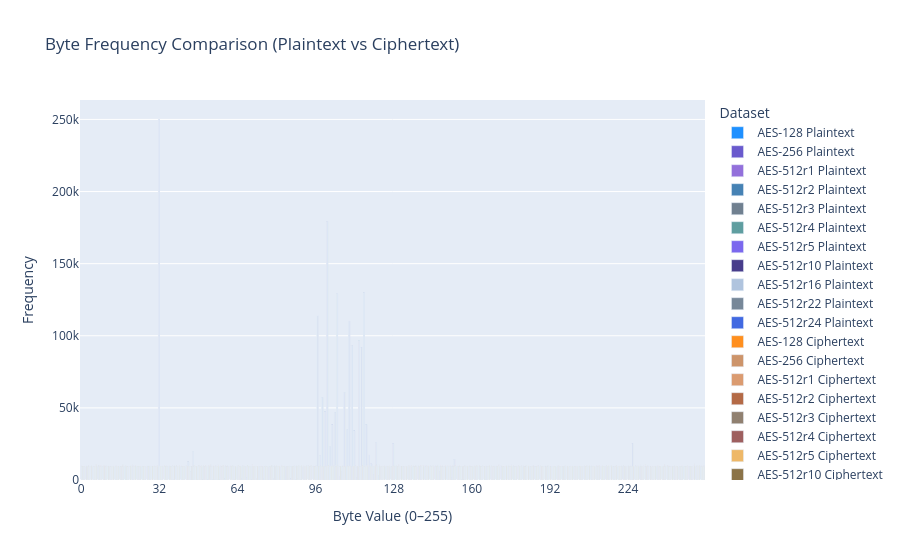
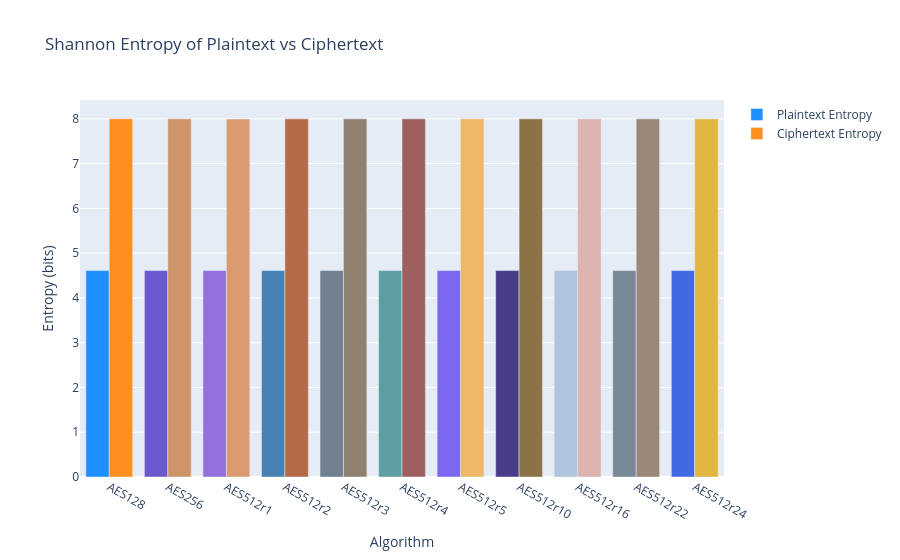

The code cell stored with these charts, in order, in its notebook:
### Code cell
'''just use bytes dont worry about characters'''
'''Skeleton&plots by GPT initially but later modified'''
'''STILL NEED AVALANCHE'''

def compute_stats(df: pl.DataFrame, alg: Algorithm):
    # Filter to a single algorithm
    df_alg = df.filter(pl.col("alg") == alg.name)

    # Convert normalized floats (0.0–1.0) back to byte integers (0–255)
    # df_alg = df_alg.with_columns([
    #     pl.col("plaintext").flatten().flatten().list.eval((pl.element()*255).cast(pl.UInt8), parallel=True).alias('p_bytes'),
    #     pl.col("ciphertext").flatten().flatten().list.eval((pl.element()*255).cast(pl.UInt8), parallel=True).alias('c_bytes')
    # ])
    '''plaintext is now original byte string'''
    df_p = df_alg.select(
        pl.col('plaintext').map_elements(lambda x: list(x)).explode().alias('byte')
    )

    df_c = df_alg.select(
        pl.col("ciphertext").flatten().flatten().list.eval((pl.element()*255).cast(pl.UInt8), parallel=True).explode().alias('byte')
    )


    # Frequency count of each byte value (0–255)
    p_freq = df_p.group_by("byte").len(name = 'p_count')
    c_freq = df_c.group_by("byte").len(name = 'c_count')
    #print(p_freq)
    #print(c_freq)

    full_bytes = pl.DataFrame({'byte': list(range(256))}).with_columns(pl.col("byte").cast(pl.UInt8))

    p_freq = full_bytes.join(
        df_p.group_by("byte").len().rename({"len": "p_count"}),
        on="byte",
        how="left"
    ).fill_null(0)

    c_freq = full_bytes.join(
        df_c.group_by("byte").len().rename({"len": "c_count"}),
        on="byte",
        how="left"
    ).fill_null(0)


    # Merge PT and CT frequencies, filling in 0 for missing bytes
    freqs = p_freq.join(c_freq, on="byte", how="inner").fill_null(0)

    # Add dense ranks (most frequent = rank 1)
    # Dont skip ranks, ties get the same number ie if two tied for first the next most frequent gets rank 2
    freqs = freqs.with_columns([
        pl.col("p_count").rank("dense").alias("p_rank"),
        pl.col("c_count").rank("dense").alias("c_rank"),
        (pl.col("p_count") / pl.col("p_count").sum()).alias("p_prob"),
        (pl.col("c_count") / pl.col("c_count").sum()).alias("c_prob"),
    ])
   # print(freqs)


    # Shannon Entropy of ciphertext:
    # Measures how "random-looking" the ciphertext byte distribution is.
    # Higher values (closer to 8 bits) = better diffusion.
    '''double check eq maybe find library func?'''
    c_entropy_terms = freqs.filter(pl.col("c_prob") > 0).with_columns(
        (-pl.col("c_prob") * pl.col("c_prob").log(base=2)).alias("c_entropy_term")
    )
    p_entropy_terms = freqs.filter(pl.col("p_prob") > 0).with_columns(
        (-pl.col("p_prob") * pl.col("p_prob").log(base=2)).alias("p_entropy_term")
    )
    c_entropy = c_entropy_terms["c_entropy_term"].sum()
    p_entropy = p_entropy_terms["p_entropy_term"].sum()

    # Kendall’s Tau Rank Correlation:
    # Measures how similar the byte frequency ordering is between plaintext and ciphertext.
    # A value near 0 = low correlation = good diffusion.
    tau, _ = kendalltau(freqs["p_rank"].to_numpy(), freqs["c_rank"].to_numpy())

    return freqs, c_entropy, p_entropy, tau


results = {}
for alg in algs:
    freqs, c_entropy, p_entropy, tau = compute_stats(df, alg)
    results[alg.name] = {
        "freqs": freqs,
        "c_entropy": c_entropy,
        "p_entropy": p_entropy,
        "tau": tau,
    }
    print(f"\n=== {alg} ===")
    print(f"Shannon Entropy Plaintext: {p_entropy:.4f} bits")
    print(f"Shannon Entropy Ciphertext: {c_entropy:.4f} bits")
    print(f"Kendall's Tau: {tau:.4f} (lower = better diffusion)")

# colors = ['#1f77b4', '#17becf', '#9467bd', '#7f7f7f']
# colors = [
#     "#4B8BBE",  # Python blue
#     "#6A5ACD",  # Slate blue (soft purple hue)
#     "#778899",  # Light slate gray
#     "#8A2BE2",  # Blue violet
#     "#5F9EA0",  # Cadet blue (muted teal)
#     "#708090",  # Slate gray
# ]

# complementary_colors = [
#     "#E07B39",  # Complement to #4B8BBE (Python Blue)
#     "#CD975A",  # Complement to #6A5ACD (Slate Blue)
#     "#DDA87B",  # Complement to #778899 (Light Slate Grey)
#     "#E27B9C",  # Complement to #8A2BE2 (Blue Violet)
#     "#D9885B",  # Complement to #5F9EA0 (Cadet Blue)
#     "#D9A066",  # Complement to #708090 (Slate Grey)
# ]

colors = [
    "#1E90FF",  # Dodger Blue
    "#6A5ACD",  # Slate Blue
    "#9370DB",  # Medium Purple
    "#4682B4",  # Steel Blue
    "#708090",  # Slate Gray
    "#5F9EA0",  # Cadet Blue
    "#7B68EE",  # Medium Slate Blue
    "#483D8B",  # Dark Slate Blue
    "#B0C4DE",  # Light Steel Blue
    "#778899",  # Light Slate Gray
    "#4169E1"   # Royal Blue
]

complementary_colors = [
    "#FF8F1E",  # Complement of Dodger Blue
    "#CD946A",  # Complement of Slate Blue
    "#DB9B70",  # Complement of Medium Purple
    "#B46A46",  # Complement of Steel Blue
    "#908070",  # Complement of Slate Gray
    "#9E5F5F",  # Complement of Cadet Blue
    "#EEB868",  # Complement of Medium Slate Blue
    "#8B7348",  # Complement of Dark Slate Blue
    "#DEB4B0",  # Complement of Light Steel Blue
    "#998877",  # Complement of Light Slate Gray
    "#E1B741"   # Complement of Royal Blue
]



# Byte Frequency Comparison
freq_fig = go.Figure()

# # AES-128 plaintext
# freq_fig.add_trace(go.Bar(
#     x=results['128']['freqs']['byte'],
#     y=results['128']['freqs']['p_count'],
#     name='AES-128 Plaintext',
#     marker_color=colors[0]
# ))

# # AES-128 ciphertext
# freq_fig.add_trace(go.Bar(
#     x=results['128']['freqs']['byte'],
#     y=results['128']['freqs']['c_count'],
#     name='AES-128 Ciphertext',
#     marker_color=colors[1]
# ))

# # AES-256 plaintext
# freq_fig.add_trace(go.Bar(
#     x=results['256']['freqs']['byte'],
#     y=results['256']['freqs']['p_count'],
#     name='AES-256 Plaintext',
#     marker_color=colors[2]
# ))

# # AES-256 ciphertext
# freq_fig.add_trace(go.Bar(
#     x=results['256']['freqs']['byte'],
#     y=results['256']['freqs']['c_count'],
#     name='AES-256 Ciphertext',
#     marker_color=colors[3]
# ))

for i in range(len(algs)):
    freq_fig.add_trace(go.Bar(
    x=results[algs[i].name]['freqs']['byte'],
    y=results[algs[i].name]['freqs']['p_count'],
    name=f'AES-{algs[i].name} Plaintext',
    marker_color=colors[i]
    ))
for i in range(len(algs)):
    freq_fig.add_trace(go.Bar(
    x=results[algs[i].name]['freqs']['byte'],
    y=results[algs[i].name]['freqs']['c_count'],
    name=f'AES-{algs[i].name} Ciphertext',
    marker_color=complementary_colors[i]
    ))

# Layout adjustments
freq_fig.update_layout(
    barmode='group',  # group bars side by side
    title='Byte Frequency Comparison (Plaintext vs Ciphertext)',
    xaxis_title='Byte Value (0–255)',
    yaxis_title='Frequency',
    xaxis=dict(tickmode='linear', tick0=0, dtick=32),
    legend_title='Dataset',
    bargap=0.2
)

# Entropy Comparison
entropy_fig = go.Figure()
# entropy_fig.add_trace(go.Bar(
#     #x=["AES128 Plaintext", "AES128 Ciphertext", "AES256 Plaintext", "AES256 Ciphertext"],
#     x = [f"AES{alg.name} Plaintext" for alg in algs] + [f"AES{alg.name} Ciphertext" for alg in algs],
#     #y=[results["128"]["p_entropy"], results["128"]["c_entropy"], results["256"]["p_entropy"], results["256"]["c_entropy"]],
#     y=[results[alg.name]['p_entropy'] for alg in algs] + [results[alg.name]['c_entropy'] for alg in algs],
#     marker_color=colors[:len(algs)]
# ))
# entropy_fig.update_layout(
#     title="Shannon Entropy of Ciphertext",
#     yaxis_title="Entropy (bits)",
#     xaxis_title="Algorithm"
# )
# X labels (e.g., AES128, AES256, etc.)
x_labels = [f"AES{alg.name}" for alg in algs]

# Plaintext entropy bar
entropy_fig.add_trace(go.Bar(
    name="Plaintext Entropy",
    x=x_labels,
    y=[results[alg.name]['p_entropy'] for alg in algs],
    marker_color=colors[:len(algs)]
))

# Ciphertext entropy bar
entropy_fig.add_trace(go.Bar(
    name="Ciphertext Entropy",
    x=x_labels,
    y=[results[alg.name]['c_entropy'] for alg in algs],
    marker_color=complementary_colors[:len(algs)]  # Optional: could use different colors if preferred
))

# Layout with grouped bars
entropy_fig.update_layout(
    barmode='group',
    title="Shannon Entropy of Plaintext vs Ciphertext",
    yaxis_title="Entropy (bits)",
    xaxis_title="Algorithm"
    #template="plotly_white"
)

# Kendall’s Tau Comparison
tau_fig = go.Figure()
tau_fig.add_trace(go.Bar(
    x=[alg.name for alg in algs],
    y=[results[alg.name]["tau"] for alg in algs],
    marker_color=colors[:len(algs)]
))
tau_fig.update_layout(
    title="Kendall's Tau Correlation (PT vs CT Byte Frequencies)",
    yaxis_title="Tau (lower = better diffusion)",
    xaxis_title="Algorithm"
)

# Show all plots
freq_fig.show()
entropy_fig.show()
tau_fig.show()

### Figure 1 — Plotly figure (JSON) as saved in the notebook; plotly's stock layout.template omitted (floating-point values rounded to 4 significant figures; data arrays with more than 128 entries replaced by an {"elided": "..."} marker saying what was removed)
{"data": [{"marker": {"color": "#1E90FF"}, "name": "AES-128 Plaintext", "type": "bar", "x": {"elided": "256 int values"}, "y": {"elided": "256 int values"}}, {"marker": {"color": "#6A5ACD"}, "name": "AES-256 Plaintext", "type": "bar", "x": {"elided": "256 int values"}, "y": {"elided": "256 int values"}}, {"marker": {"color": "#9370DB"}, "name": "AES-512r1 Plaintext", "type": "bar", "x": {"elided": "256 int values"}, "y": {"elided": "256 int values"}}, {"marker": {"color": "#4682B4"}, "name": "AES-512r2 Plaintext", "type": "bar", "x": {"elided": "256 int values"}, "y": {"elided": "256 int values"}}, {"marker": {"color": "#708090"}, "name": "AES-512r3 Plaintext", "type": "bar", "x": {"elided": "256 int values"}, "y": {"elided": "256 int values"}}, {"marker": {"color": "#5F9EA0"}, "name": "AES-512r4 Plaintext", "type": "bar", "x": {"elided": "256 int values"}, "y": {"elided": "256 int values"}}, {"marker": {"color": "#7B68EE"}, "name": "AES-512r5 Plaintext", "type": "bar", "x": {"elided": "256 int values"}, "y": {"elided": "256 int values"}}, {"marker": {"color": "#483D8B"}, "name": "AES-512r10 Plaintext", "type": "bar", "x": {"elided": "256 int values"}, "y": {"elided": "256 int values"}}, {"marker": {"color": "#B0C4DE"}, "name": "AES-512r16 Plaintext", "type": "bar", "x": {"elided": "256 int values"}, "y": {"elided": "256 int values"}}, {"marker": {"color": "#778899"}, "name": "AES-512r22 Plaintext", "type": "bar", "x": {"elided": "256 int values"}, "y": {"elided": "256 int values"}}, {"marker": {"color": "#4169E1"}, "name": "AES-512r24 Plaintext", "type": "bar", "x": {"elided": "256 int values"}, "y": {"elided": "256 int values"}}, {"marker": {"color": "#FF8F1E"}, "name": "AES-128 Ciphertext", "type": "bar", "x": {"elided": "256 int values"}, "y": {"elided": "256 int values"}}, {"marker": {"color": "#CD946A"}, "name": "AES-256 Ciphertext", "type": "bar", "x": {"elided": "256 int values"}, "y": {"elided": "256 int values"}}, {"marker": {"color": "#DB9B70"}, "name": "AES-512r1 Ciphertext", "type": "bar", "x": {"elided": "256 int values"}, "y": {"elided": "256 int values"}}, {"marker": {"color": "#B46A46"}, "name": "AES-512r2 Ciphertext", "type": "bar", "x": {"elided": "256 int values"}, "y": {"elided": "256 int values"}}, {"marker": {"color": "#908070"}, "name": "AES-512r3 Ciphertext", "type": "bar", "x": {"elided": "256 int values"}, "y": {"elided": "256 int values"}}, {"marker": {"color": "#9E5F5F"}, "name": "AES-512r4 Ciphertext", "type": "bar", "x": {"elided": "256 int values"}, "y": {"elided": "256 int values"}}, {"marker": {"color": "#EEB868"}, "name": "AES-512r5 Ciphertext", "type": "bar", "x": {"elided": "256 int values"}, "y": {"elided": "256 int values"}}, {"marker": {"color": "#8B7348"}, "name": "AES-512r10 Ciphertext", "type": "bar", "x": {"elided": "256 int values"}, "y": {"elided": "256 int values"}}, {"marker": {"color": "#DEB4B0"}, "name": "AES-512r16 Ciphertext", "type": "bar", "x": {"elided": "256 int values"}, "y": {"elided": "256 int values"}}, {"marker": {"color": "#998877"}, "name": "AES-512r22 Ciphertext", "type": "bar", "x": {"elided": "256 int values"}, "y": {"elided": "256 int values"}}, {"marker": {"color": "#E1B741"}, "name": "AES-512r24 Ciphertext", "type": "bar", "x": {"elided": "256 int values"}, "y": {"elided": "256 int values"}}], "layout": {"bargap": 0.2, "barmode": "group", "legend": {"title": {"text": "Dataset"}}, "title": {"text": "Byte Frequency Comparison (Plaintext vs Ciphertext)"}, "xaxis": {"dtick": 32, "tick0": 0, "tickmode": "linear", "title": {"text": "Byte Value (0–255)"}}, "yaxis": {"title": {"text": "Frequency"}}}}

### Figure 2 — Plotly figure (JSON) as saved in the notebook; plotly's stock layout.template omitted (floating-point values rounded to 4 significant figures)
{"data": [{"marker": {"color": ["#1E90FF", "#6A5ACD", "#9370DB", "#4682B4", "#708090", "#5F9EA0", "#7B68EE", "#483D8B", "#B0C4DE", "#778899", "#4169E1"]}, "name": "Plaintext Entropy", "type": "bar", "x": ["AES128", "AES256", "AES512r1", "AES512r2", "AES512r3", "AES512r4", "AES512r5", "AES512r10", "AES512r16", "AES512r22", "AES512r24"], "y": [4.611, 4.611, 4.611, 4.611, 4.611, 4.611, 4.611, 4.611, 4.611, 4.611, 4.611]}, {"marker": {"color": ["#FF8F1E", "#CD946A", "#DB9B70", "#B46A46", "#908070", "#9E5F5F", "#EEB868", "#8B7348", "#DEB4B0", "#998877", "#E1B741"]}, "name": "Ciphertext Entropy", "type": "bar", "x": ["AES128", "AES256", "AES512r1", "AES512r2", "AES512r3", "AES512r4", "AES512r5", "AES512r10", "AES512r16", "AES512r22", "AES512r24"], "y": [8.0, 8.0, 7.997, 8.0, 8.0, 8.0, 8.0, 8.0, 8.0, 8.0, 8.0]}], "layout": {"barmode": "group", "title": {"text": "Shannon Entropy of Plaintext vs Ciphertext"}, "xaxis": {"title": {"text": "Algorithm"}}, "yaxis": {"title": {"text": "Entropy (bits)"}}}}
